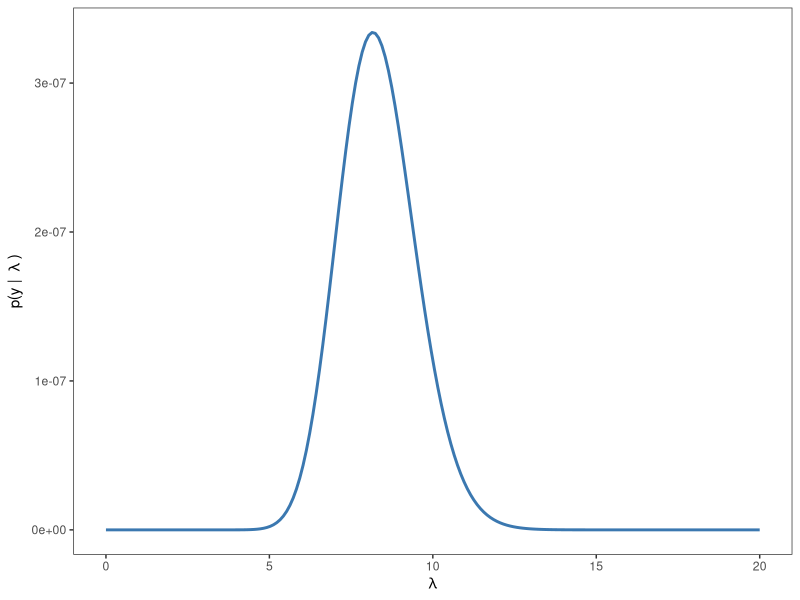
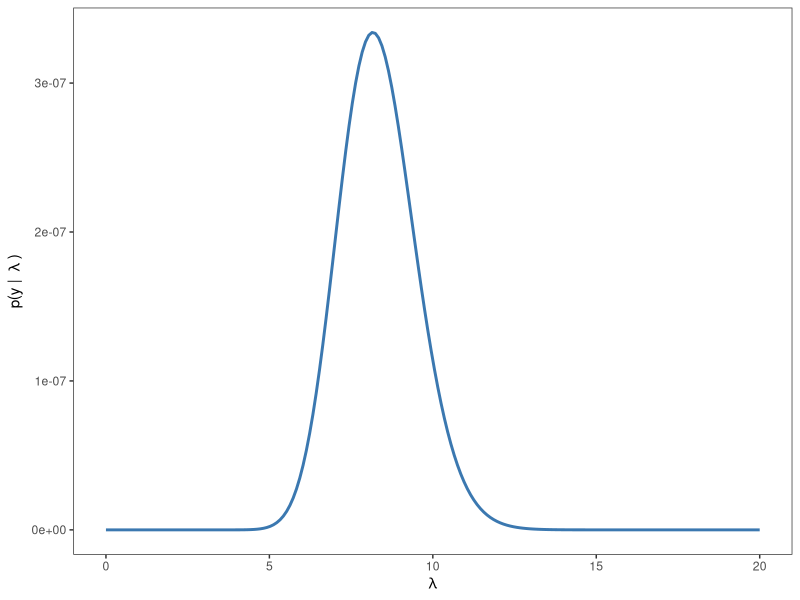

Recreate these plots in R, in order.
## ---- chunk 1
library(ggplot2)

# Cantidad de mensajes observados
mensajes <- c(7, 3, 8, 9, 10, 12)
## ---- chunk 2
#| fig-width: 7
#| fig-align: center
n <- length(mensajes)
total <- sum(mensajes)
producto_factoriales <- prod(factorial(mensajes))

# Grilla de valores para 'lambda'
# Teoréticamente, el soporte del parámetro es (0, infty). Lo acotamos en 20.
lambda <- seq(0, 20, length.out = 200)

# Cálculo de la verosimilitud
verosimilitud <- exp(-n * lambda) * lambda ^ total / producto_factoriales

# Visualización de la verosimilitud para los valores de lambda en la grilla
data.frame(x = lambda, y = verosimilitud) |>
    ggplot() +
    geom_line(aes(x = x, y = y), linewidth = 1, color = "#3b78b0") +
    labs(x = expression(lambda), y = expression("p(y | " ~ lambda ~ ")")) +
    theme_bw() +
    theme(
        panel.grid.major = element_blank(),
        panel.grid.minor = element_blank(),
    )
## ---- chunk 3
#| fig-width: 7
#| fig-align: center
mensajes_matriz <- matrix(rep(mensajes, 200), nrow = 200, byrow = TRUE)
pmf <- dpois(mensajes_matriz, lambda)                                            # <1>
verosimilitud <- apply(pmf, 1, prod)                                             # <2>

data.frame(x = lambda, y = verosimilitud) |>
    ggplot() +
    geom_line(aes(x = x, y = y), linewidth = 1, color = "#3b78b0") +
    labs(x = expression(lambda), y = expression("p(y | " ~ lambda ~ ")")) +
    theme_bw() +
    theme(
        panel.grid.major = element_blank(),
        panel.grid.minor = element_blank(),
    )
